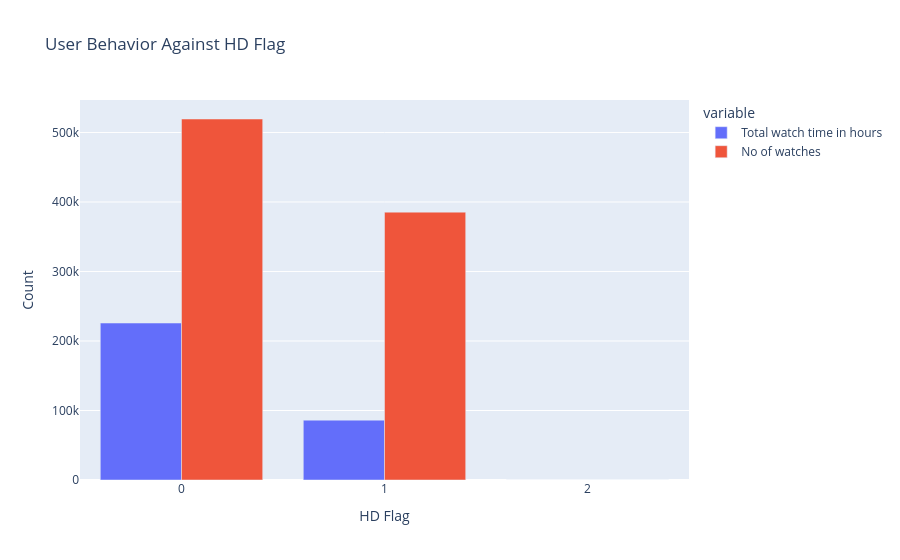

Notebook cell for this chart:
### Code cell
fig = px.bar(grouped_hd, 
             x='HD Flag', 
             y=['Total watch time in hours', 'No of watches'], 
             title='User Behavior Against HD Flag',
             labels={'value': 'Count', 'HD Flag': 'HD Flag'},
             barmode='group')

fig.show()

### Figure 1 — Plotly figure (JSON) as saved in the notebook; plotly's stock layout.template omitted (floating-point values rounded to 4 significant figures)
{"data": [{"alignmentgroup": "True", "hovertemplate": "variable=Total watch time in hours<br>HD Flag=%{x}<br>Count=%{y}<extra></extra>", "legendgroup": "Total watch time in hours", "marker": {"color": "#636efa", "pattern": {"shape": ""}}, "name": "Total watch time in hours", "offsetgroup": "Total watch time in hours", "orientation": "v", "showlegend": true, "textposition": "auto", "type": "bar", "x": [0, 1, 2], "xaxis": "x", "y": [225900.0, 86140.0, 47.87], "yaxis": "y"}, {"alignmentgroup": "True", "hovertemplate": "variable=No of watches<br>HD Flag=%{x}<br>Count=%{y}<extra></extra>", "legendgroup": "No of watches", "marker": {"color": "#EF553B", "pattern": {"shape": ""}}, "name": "No of watches", "offsetgroup": "No of watches", "orientation": "v", "showlegend": true, "textposition": "auto", "type": "bar", "x": [0, 1, 2], "xaxis": "x", "y": [519407, 385415, 118], "yaxis": "y"}], "layout": {"autosize": true, "barmode": "group", "legend": {"title": {"text": "variable"}, "tracegroupgap": 0}, "title": {"text": "User Behavior Against HD Flag"}, "xaxis": {"anchor": "y", "autorange": true, "domain": [0, 1], "range": [-0.5, 2.5], "title": {"text": "HD Flag"}, "type": "linear"}, "yaxis": {"anchor": "x", "autorange": true, "domain": [0, 1], "range": [0, 546700.0], "title": {"text": "Count"}, "type": "linear"}}}
